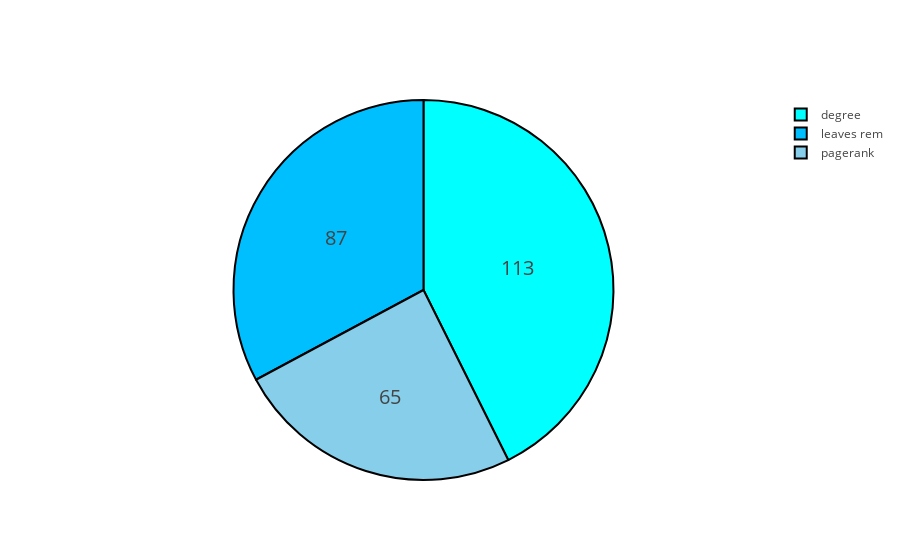

Notebook code for this chart:
### Code cell
graph_size=[100,200,300,400,500,600,700,800,900,1000,1500,2000,2500,3000,4000,5000,10000]
victories_200_ua={}
victories_200_ua['leaves rem']=0
victories_200_ua['pagerank']=0
victories_200_ua['degree']=0

for N in [200]:
    results_rl=[]
    start_time=time.time()
    for i in range(0,500):
        ua=unif_tree(N)
        #LEAVES REMOVAL TIME
        rl=rem2(ua)
        if rl==0:
            victories_200_ua['leaves rem']+=1 
        #PAGERANK TIME
        pr_list=nx.pagerank(ua)
        pr=max(pr_list.iteritems(), key=operator.itemgetter(1))[0]
        if pr==0:
            victories_200_ua['pagerank']+=1
        #DEGREE TIME
        dc_list=nx.degree_centrality(ua)
        list_maximum=[]
        center=max(dc_list.iteritems(), key=operator.itemgetter(1))[1]
        for i in range(N):
                if dc_list[i]==center:
                    list_maximum.append([i,dc_list[i]])
        pair=random.choice(list_maximum)
        if pair[0]==0:
            victories_200_ua['degree']+=1
labels=[]
values=[]

for key, value in victories_200_ua.iteritems() :
    labels.append(key)
    values.append(value)



trace = go.Pie(labels=labels, values=values,
               hoverinfo='label+percent', textinfo='value', 
               textfont=dict(size=20),
               marker=dict(colors=colors2, 
                           line=dict(color='#000000', width=2)))

iplot([trace], filename='styled_pie_chart')

### Figure 1 — Plotly figure (JSON) as saved in the notebook; plotly's stock layout.template omitted (floating-point values rounded to 4 significant figures)
{"data": [{"hoverinfo": "label+percent", "labels": ["leaves rem", "pagerank", "degree"], "marker": {"colors": ["deepskyblue", "skyblue", "aqua"], "line": {"color": "#000000", "width": 2}}, "textfont": {"size": 20}, "textinfo": "value", "type": "pie", "values": [87, 65, 113]}], "layout": {}}
